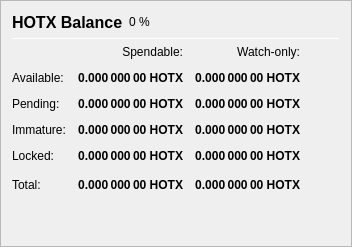
                   <widget class="QFrame" name="frame_Balances">
                    <property name="frameShape">
                     <enum>QFrame::StyledPanel</enum>
                    </property>
                    <property name="frameShadow">
                     <enum>QFrame::Raised</enum>
                    </property>
                    <layout class="QVBoxLayout" name="verticalLayout_4">
                     <item>
                      <layout class="QHBoxLayout" name="horizontalLayout_4">
                       <item>
                        <widget class="QLabel" name="label_5">
                         <property name="minimumSize">
                          <size>
                           <width>0</width>
                           <height>20</height>
                          </size>
                         </property>
                         <property name="font">
                          <font>
                           <pointsize>12</pointsize>
                           <weight>75</weight>
                           <bold>true</bold>
                          </font>
                         </property>
                         <property name="text">
                          <string>HOTX Balance</string>
                         </property>
                        </widget>
                       </item>
                       <item>
                        <widget class="QLabel" name="labelHOTXPercent">
                         <property name="text">
                          <string notr="true">0 %</string>
                         </property>
                        </widget>
                       </item>
                       <item>
                        <spacer name="horizontalSpacer_3">
                         <property name="orientation">
                          <enum>Qt::Horizontal</enum>
                         </property>
                         <property name="sizeHint" stdset="0">
                          <size>
                           <width>40</width>
                           <height>20</height>
                          </size>
                         </property>
                        </spacer>
                       </item>
                      </layout>
                     </item>
                     <item>
                      <widget class="Line" name="line_Balance">
                       <property name="minimumSize">
                        <size>
                         <width>0</width>
                         <height>1</height>
                        </size>
                       </property>
                       <property name="maximumSize">
                        <size>
                         <width>16777215</width>
                         <height>1</height>
                        </size>
                       </property>
                       <property name="orientation">
                        <enum>Qt::Horizontal</enum>
                       </property>
                      </widget>
                     </item>
                     <item>
                      <layout class="QGridLayout" name="gridLayout">
                       <property name="spacing">
                        <number>12</number>
                       </property>
                       <item row="0" column="1">
                        <widget class="QLabel" name="labelSpendable">
                         <property name="text">
                          <string>Spendable:</string>
                         </property>
                         <property name="alignment">
                          <set>Qt::AlignRight|Qt::AlignTrailing|Qt::AlignVCenter</set>
                         </property>
                        </widget>
                       </item>
                       <item row="0" column="2">
                        <widget class="QLabel" name="labelWatchonly">
                         <property name="text">
                          <string>Watch-only:</string>
                         </property>
                         <property name="alignment">
                          <set>Qt::AlignRight|Qt::AlignTrailing|Qt::AlignVCenter</set>
                         </property>
                        </widget>
                       </item>
                       <item row="1" column="0">
                        <widget class="QLabel" name="labelBalanceText">
                         <property name="text">
                          <string>Available:</string>
                         </property>
                        </widget>
                       </item>
                       <item row="1" column="1">
                        <widget class="QLabel" name="labelBalance">
                         <property name="font">
                          <font>
                           <weight>75</weight>
                           <bold>true</bold>
                          </font>
                         </property>
                         <property name="cursor">
                          <cursorShape>IBeamCursor</cursorShape>
                         </property>
                         <property name="toolTip">
                          <string>Your current spendable balance</string>
                         </property>
                         <property name="text">
                          <string notr="true">0.000 000 00 HOTX</string>
                         </property>
                         <property name="alignment">
                          <set>Qt::AlignRight|Qt::AlignTrailing|Qt::AlignVCenter</set>
                         </property>
                         <property name="textInteractionFlags">
                          <set>Qt::LinksAccessibleByMouse|Qt::TextSelectableByKeyboard|Qt::TextSelectableByMouse</set>
                         </property>
                        </widget>
                       </item>
                       <item row="1" column="2">
                        <widget class="QLabel" name="labelWatchAvailable">
                         <property name="font">
                          <font>
                           <weight>75</weight>
                           <bold>true</bold>
                          </font>
                         </property>
                         <property name="cursor">
                          <cursorShape>IBeamCursor</cursorShape>
                         </property>
                         <property name="toolTip">
                          <string>Your current balance in watch-only addresses</string>
                         </property>
                         <property name="text">
                          <string notr="true">0.000 000 00 HOTX</string>
                         </property>
                         <property name="alignment">
                          <set>Qt::AlignRight|Qt::AlignTrailing|Qt::AlignVCenter</set>
                         </property>
                         <property name="textInteractionFlags">
                          <set>Qt::LinksAccessibleByMouse|Qt::TextSelectableByKeyboard|Qt::TextSelectableByMouse</set>
                         </property>
                        </widget>
                       </item>
                       <item row="2" column="0">
                        <widget class="QLabel" name="labelPendingText">
                         <property name="text">
                          <string>Pending:</string>
                         </property>
                        </widget>
                       </item>
                       <item row="2" column="1">
                        <widget class="QLabel" name="labelUnconfirmed">
                         <property name="font">
                          <font>
                           <weight>75</weight>
                           <bold>true</bold>
                          </font>
                         </property>
                         <property name="cursor">
                          <cursorShape>IBeamCursor</cursorShape>
                         </property>
                         <property name="toolTip">
                          <string>Total of transactions that have yet to be confirmed, and do not yet count toward the spendable balance</string>
                         </property>
                         <property name="text">
                          <string notr="true">0.000 000 00 HOTX</string>
                         </property>
                         <property name="alignment">
                          <set>Qt::AlignRight|Qt::AlignTrailing|Qt::AlignVCenter</set>
                         </property>
                         <property name="textInteractionFlags">
                          <set>Qt::LinksAccessibleByMouse|Qt::TextSelectableByKeyboard|Qt::TextSelectableByMouse</set>
                         </property>
                        </widget>
                       </item>
                       <item row="2" column="2">
                        <widget class="QLabel" name="labelWatchPending">
                         <property name="font">
                          <font>
                           <weight>75</weight>
                           <bold>true</bold>
                          </font>
                         </property>
                         <property name="cursor">
                          <cursorShape>IBeamCursor</cursorShape>
                         </property>
                         <property name="toolTip">
                          <string>Unconfirmed transactions to watch-only addresses</string>
                         </property>
                         <property name="text">
                          <string notr="true">0.000 000 00 HOTX</string>
                         </property>
                         <property name="alignment">
                          <set>Qt::AlignRight|Qt::AlignTrailing|Qt::AlignVCenter</set>
                         </property>
                         <property name="textInteractionFlags">
                          <set>Qt::LinksAccessibleByMouse|Qt::TextSelectableByKeyboard|Qt::TextSelectableByMouse</set>
                         </property>
                        </widget>
                       </item>
                       <item row="3" column="0">
                        <widget class="QLabel" name="labelImmatureText">
                         <property name="text">
                          <string>Immature:</string>
                         </property>
                        </widget>
                       </item>
                       <item row="3" column="1">
                        <widget class="QLabel" name="labelImmature">
                         <property name="font">
                          <font>
                           <weight>75</weight>
                           <bold>true</bold>
                          </font>
                         </property>
                         <property name="cursor">
                          <cursorShape>IBeamCursor</cursorShape>
                         </property>
                         <property name="toolTip">
                          <string>Staked or masternode rewards that has not yet matured</string>
                         </property>
                         <property name="text">
                          <string notr="true">0.000 000 00 HOTX</string>
                         </property>
                         <property name="alignment">
                          <set>Qt::AlignRight|Qt::AlignTrailing|Qt::AlignVCenter</set>
                         </property>
                         <property name="textInteractionFlags">
                          <set>Qt::LinksAccessibleByMouse|Qt::TextSelectableByKeyboard|Qt::TextSelectableByMouse</set>
                         </property>
                        </widget>
                       </item>
                       <item row="3" column="2">
                        <widget class="QLabel" name="labelWatchImmature">
                         <property name="font">
                          <font>
                           <weight>75</weight>
                           <bold>true</bold>
                          </font>
                         </property>
                         <property name="cursor">
                          <cursorShape>IBeamCursor</cursorShape>
                         </property>
                         <property name="toolTip">
                          <string>Staked or masternode rewards in watch-only addresses that has not yet matured</string>
                         </property>
                         <property name="text">
                          <string notr="true">0.000 000 00 HOTX</string>
                         </property>
                         <property name="alignment">
                          <set>Qt::AlignRight|Qt::AlignTrailing|Qt::AlignVCenter</set>
                         </property>
                         <property name="textInteractionFlags">
                          <set>Qt::LinksAccessibleByMouse|Qt::TextSelectableByKeyboard|Qt::TextSelectableByMouse</set>
                         </property>
                        </widget>
                       </item>
                       <item row="4" column="0">
                        <widget class="QLabel" name="labelLockedBalanceText">
                         <property name="toolTip">
                          <string>Locked HOTX or Masternode collaterals. These are excluded from zHOTX minting.</string>
                         </property>
                         <property name="text">
                          <string>Locked:</string>
                         </property>
                        </widget>
                       </item>
                       <item row="4" column="1">
                        <widget class="QLabel" name="labelLockedBalance">
                         <property name="font">
                          <font>
                           <weight>75</weight>
                           <bold>true</bold>
                          </font>
                         </property>
                         <property name="cursor">
                          <cursorShape>IBeamCursor</cursorShape>
                         </property>
                         <property name="toolTip">
                          <string>Locked HOTX or Masternode collaterals. These are excluded from zHOTX minting.</string>
                         </property>
                         <property name="text">
                          <string notr="true">0.000 000 00 HOTX</string>
                         </property>
                         <property name="alignment">
                          <set>Qt::AlignRight|Qt::AlignTrailing|Qt::AlignVCenter</set>
                         </property>
                         <property name="textInteractionFlags">
                          <set>Qt::LinksAccessibleByMouse|Qt::TextSelectableByKeyboard|Qt::TextSelectableByMouse</set>
                         </property>
                        </widget>
                       </item>
                       <item row="4" column="2">
                        <widget class="QLabel" name="labelWatchLocked">
                         <property name="font">
                          <font>
                           <weight>75</weight>
                           <bold>true</bold>
                          </font>
                         </property>
                         <property name="cursor">
                          <cursorShape>IBeamCursor</cursorShape>
                         </property>
                         <property name="toolTip">
                          <string>Current locked balance in watch-only addresses</string>
                         </property>
                         <property name="text">
                          <string notr="true">0.000 000 00 HOTX</string>
                         </property>
                         <property name="alignment">
                          <set>Qt::AlignRight|Qt::AlignTrailing|Qt::AlignVCenter</set>
                         </property>
                         <property name="textInteractionFlags">
                          <set>Qt::LinksAccessibleByMouse|Qt::TextSelectableByKeyboard|Qt::TextSelectableByMouse</set>
                         </property>
                        </widget>
                       </item>
                       <item row="5" column="0">
                        <widget class="QLabel" name="labelTotalText">
                         <property name="toolTip">
                          <string>Your current HOTX balance, unconfirmed and immature transactions included</string>
                         </property>
                         <property name="text">
                          <string>Total:</string>
                         </property>
                        </widget>
                       </item>
                       <item row="5" column="1">
                        <widget class="QLabel" name="labelTotal">
                         <property name="font">
                          <font>
                           <weight>75</weight>
                           <bold>true</bold>
                          </font>
                         </property>
                         <property name="cursor">
                          <cursorShape>IBeamCursor</cursorShape>
                         </property>
                         <property name="toolTip">
                          <string>Your current HOTX balance, unconfirmed and immature transactions included</string>
                         </property>
                         <property name="text">
                          <string notr="true">0.000 000 00 HOTX</string>
                         </property>
                         <property name="alignment">
                          <set>Qt::AlignRight|Qt::AlignTrailing|Qt::AlignVCenter</set>
                         </property>
                         <property name="textInteractionFlags">
                          <set>Qt::LinksAccessibleByMouse|Qt::TextSelectableByKeyboard|Qt::TextSelectableByMouse</set>
                         </property>
                        </widget>
                       </item>
                       <item row="5" column="2">
                        <widget class="QLabel" name="labelWatchTotal">
                         <property name="font">
                          <font>
                           <weight>75</weight>
                           <bold>true</bold>
                          </font>
                         </property>
                         <property name="cursor">
                          <cursorShape>IBeamCursor</cursorShape>
                         </property>
                         <property name="toolTip">
                          <string>Current total balance in watch-only addresses</string>
                         </property>
                         <property name="text">
                          <string notr="true">0.000 000 00 HOTX</string>
                         </property>
                         <property name="alignment">
                          <set>Qt::AlignRight|Qt::AlignTrailing|Qt::AlignVCenter</set>
                         </property>
                         <property name="textInteractionFlags">
                          <set>Qt::LinksAccessibleByMouse|Qt::TextSelectableByKeyboard|Qt::TextSelectableByMouse</set>
                         </property>
                        </widget>
                       </item>
                       <item row="5" column="3">
                        <spacer name="horizontalSpacer_9">
                         <property name="orientation">
                          <enum>Qt::Horizontal</enum>
                         </property>
                         <property name="sizeHint" stdset="0">
                          <size>
                           <width>40</width>
                           <height>20</height>
                          </size>
                         </property>
                        </spacer>
                       </item>
                      </layout>
                     </item>
                     <item>
                      <spacer name="verticalSpacer_3">
                       <property name="orientation">
                        <enum>Qt::Vertical</enum>
                       </property>
                       <property name="sizeHint" stdset="0">
                        <size>
                         <width>20</width>
                         <height>40</height>
                        </size>
                       </property>
                      </spacer>
                     </item>
                    </layout>
                   </widget>
